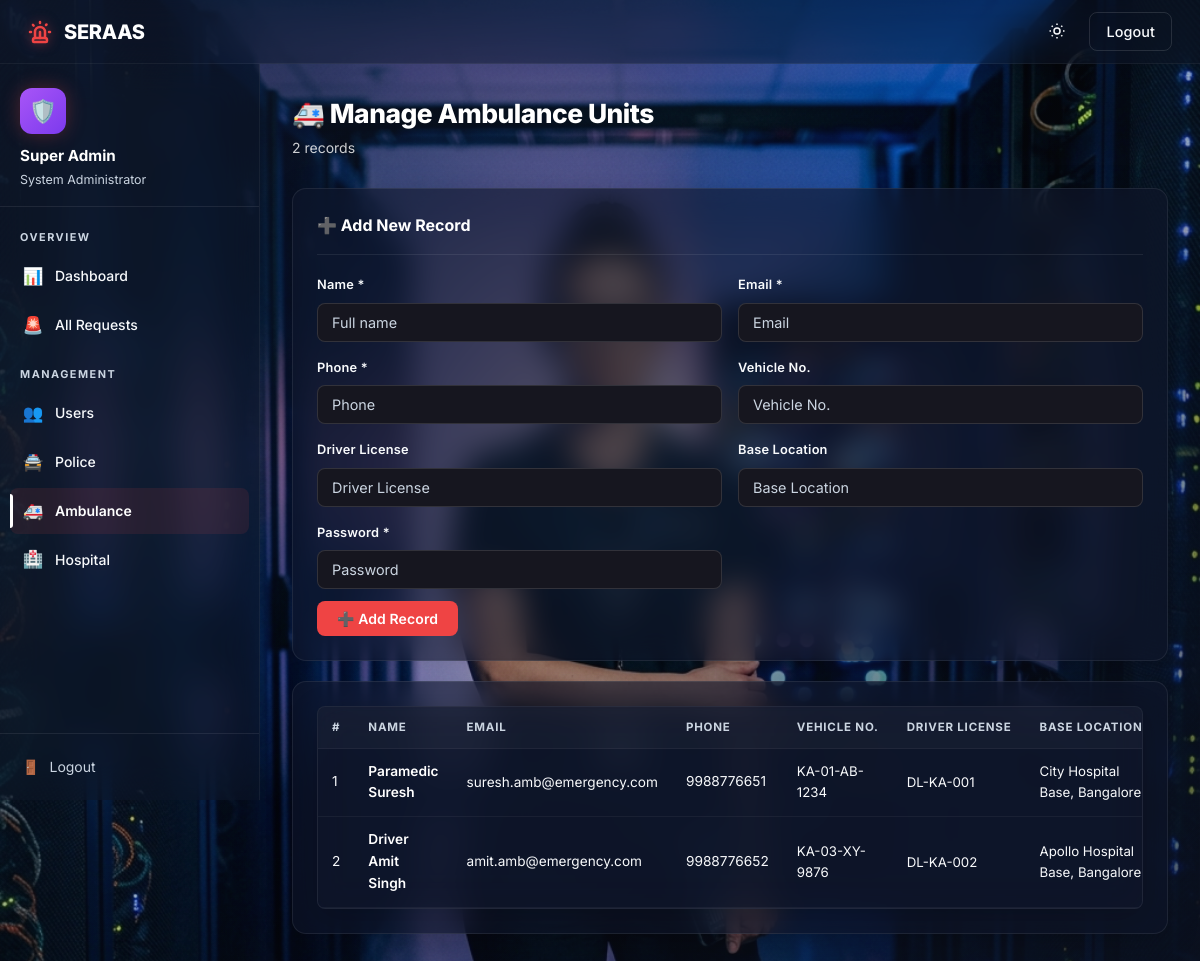
The app's page /admin/ambulance.php (signed in) with its own data.
### tables this page shows
CREATE TABLE ambulance (id INT AUTO_INCREMENT PRIMARY KEY, name VARCHAR(100) NOT NULL, email VARCHAR(150) NOT NULL UNIQUE, phone VARCHAR(20) NOT NULL, password VARCHAR(255) NOT NULL, vehicle_number VARCHAR(50) DEFAULT NULL, driver_license VARCHAR(50) DEFAULT NULL, base_location TEXT, status ENUM('active','inactive') DEFAULT 'active', created_at TIMESTAMP DEFAULT CURRENT_TIMESTAMP);

### admin/ambulance.php (the view, shortened to what this page needs)
<?php
require_once '../db.php';
$records=mysqli_query($conn,"SELECT * FROM ambulance ORDER BY created_at DESC");
$labels=explode(',','Vehicle No.,Driver License,Base Location');
$fields=explode(',','vehicle_number,driver_license,base_location');
?>
<!DOCTYPE html>
<html lang="en">
<head><meta charset="UTF-8"><meta name="viewport" content="width=device-width,initial-scale=1">
<title>Manage Ambulance Units — Admin</title><link rel="stylesheet" href="../assets/css/style.css?v=5.0"></head>
<body class="login-bg-admin">
<nav class="navbar"><div class="nav-brand"> SERAAS</div>
<div class="nav-links">
    <button id="theme-toggle" class="btn btn-ghost btn-sm" aria-label="Toggle Theme" style="padding:6px;margin-right:8px;">
    </button><a href="../logout.php" class="btn btn-ghost btn-sm">Logout</a></div></nav>
<div class="layout">
  <div class="sidebar">
    <div class="sidebar-header">
      <div class="sidebar-avatar" style="background:linear-gradient(135deg,var(--purple),#7c3aed);">🛡️</div>
      <div class="sidebar-name"><?=htmlspecialchars($_SESSION['admin_name'])?></div>
      <div class="sidebar-role">System Administrator</div>
    </div>
    <div class="sidebar-nav">
      <div class="nav-section-label">Overview</div>
      <a href="dashboard.php"><span class="nav-icon">📊</span> Dashboard</a>
      <a href="requests.php"><span class="nav-icon">🚨</span> All Requests</a>
      <div class="nav-section-label" style="margin-top:8px;">Management</div>
      <a href="users.php"><span class="nav-icon">👥</span> Users</a>
      <a href="police.php"><span class="nav-icon">🚔</span> Police</a>
      <a href="ambulance.php" class="active"><span class="nav-icon">🚑</span> Ambulance</a>
      <a href="hospital.php"><span class="nav-icon">🏥</span> Hospital</a>
    </div>
    <div class="sidebar-footer"><a href="../logout.php"><span class="nav-icon">🚪</span> Logout</a></div>
  </div>
  <div class="main-content">
    <div class="page-header">
      <div class="page-header-left"><h1>🚑 Manage Ambulance Units</h1><p><?=mysqli_num_rows($records)?> records</p></div>
    </div>
    <div class="card" style="margin-bottom:20px;">
      <div class="card-header"><div class="card-title">➕ Add New Record</div></div>
      <form method="POST"><?=csrf_field()?>
        <div class="form-grid-2">
          <div class="form-group" style="margin:0"><label>Name *</label><input type="text" name="name" placeholder="Full name" required></div>
          <div class="form-group" style="margin:0"><label>Email *</label><input type="email" name="email" placeholder="Email" required></div>
          <div class="form-group" style="margin:0"><label>Phone *</label><input type="text" name="phone" placeholder="Phone" required></div>
          <div class="form-group" style="margin:0"><label><?=$labels[0]?></label><input type="text" name="field1" placeholder="<?=$labels[0]?>"></div>
          <div class="form-group" style="margin:0"><label><?=$labels[1]?></label><input type="text" name="field2" placeholder="<?=$labels[1]?>"></div>
          <div class="form-group" style="margin:0"><label><?=$labels[2]?></label><input type="text" name="field3" placeholder="<?=$labels[2]?>"></div>
          <div class="form-group" style="margin:0"><label>Password *</label><input type="password" name="password" placeholder="Password" required></div>
        </div>
        <button type="submit" name="add_record" class="btn btn-primary" style="margin-top:12px;">➕ Add Record</button>
      </form>
    </div>
    <div class="card">
      <div class="table-wrap">
        <table>
          <thead><tr><th>#</th><th>Name</th><th>Email</th><th>Phone</th>
            <?php foreach($labels as $lbl): ?><th><?=$lbl?></th><?php endforeach; ?>
            <th>Status</th><th>Actions</th></tr></thead>
          <tbody>
          <?php $i=1; while($r=mysqli_fetch_assoc($records)): ?>
          <tr>
            <td><?=$i++?></td>
            <td><strong><?=htmlspecialchars($r['name'])?></strong></td>
            <td style="font-size:.85rem;"><?=htmlspecialchars($r['email'])?></td>
            <td><?=htmlspecialchars($r['phone'])?></td>
            <?php foreach($fields as $f): ?><td style="font-size:.83rem;"><?=htmlspecialchars($r[$f]??'—')?></td><?php endforeach; ?>
          </tr>
          <?php endwhile; ?>
          </tbody>
        </table>
      </div>
    </div>
  </div>
</div>
</body></html>

### records on screen
ambulance: name "Paramedic Suresh", email "suresh.amb@emergency.com", phone "9988776651", vehicle_number "KA-01-AB-1234", driver_license "DL-KA-001", base_location "City Hospital Base, Bangalore"
ambulance: name "Driver Amit Singh", email "amit.amb@emergency.com", phone "9988776652", vehicle_number "KA-03-XY-9876", driver_license "DL-KA-002", base_location "Apollo Hospital Base, Bangalore"

### other values on screen
$_SESSION['admin_name'] "Super Admin"
mysqli_num_rows($records) "2"
$labels[0] "Vehicle No."
$labels[1] "Driver License"
$labels[2] "Base Location"
$lbl "VEHICLE NO."
$lbl "DRIVER LICENSE"
$lbl "BASE LOCATION"
